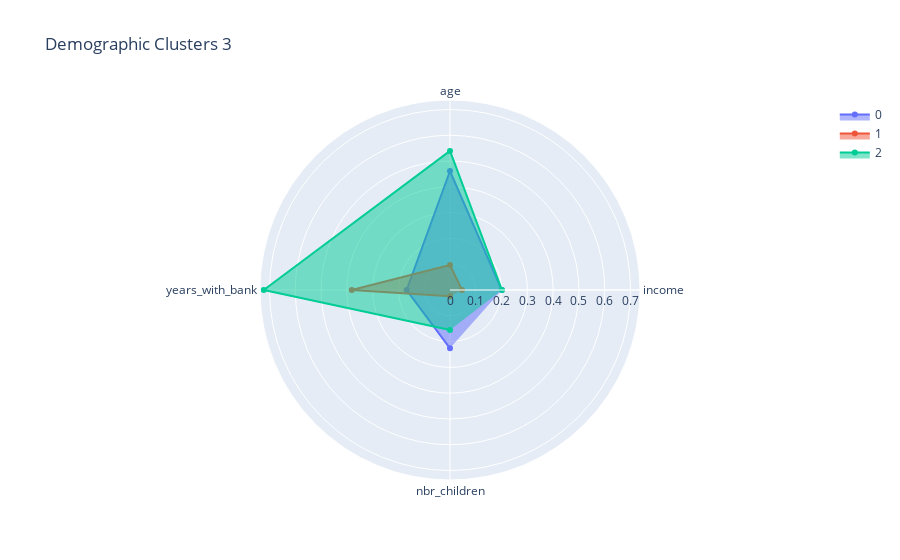
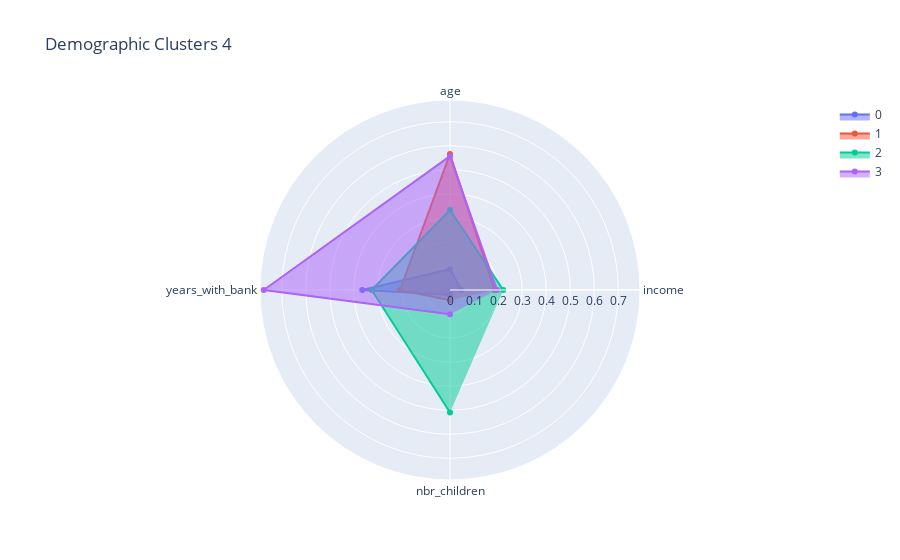
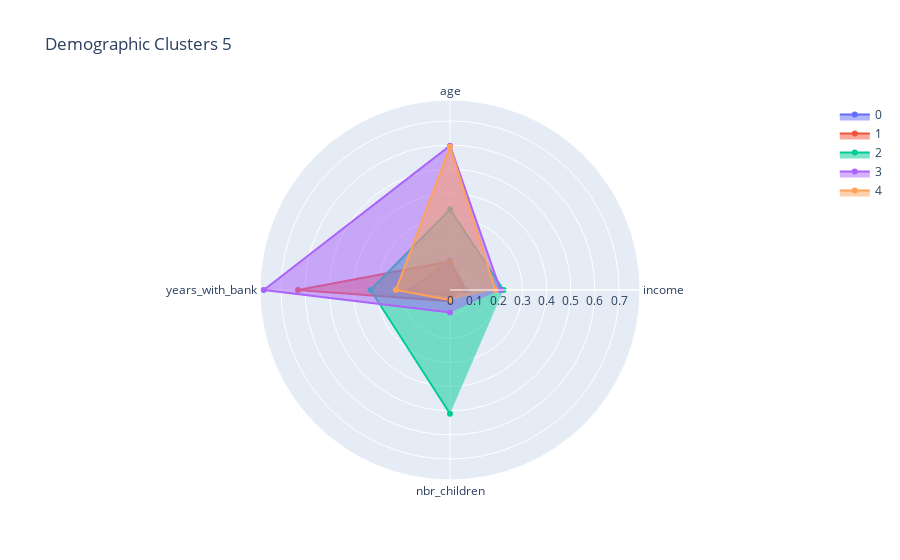
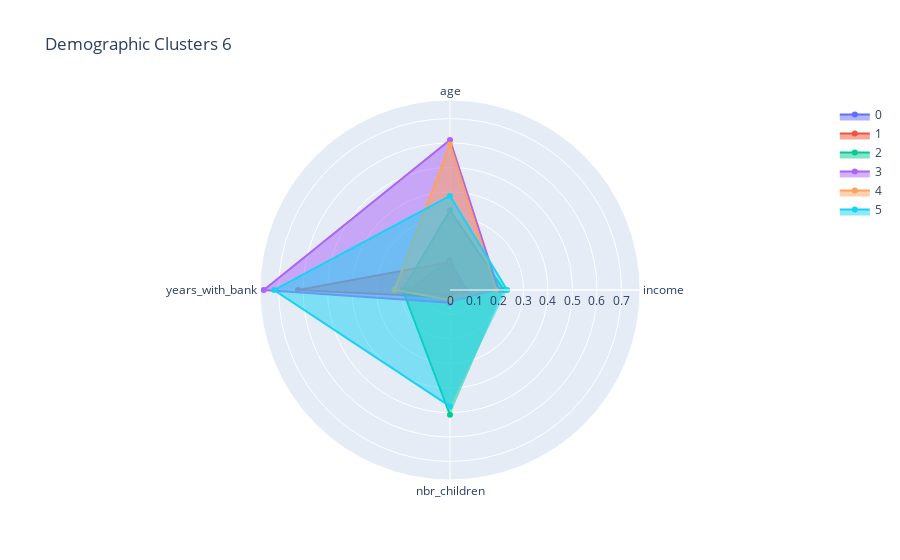

The code cell stored with these charts, in order, in its notebook:
### Code cell
for n in list(range(3,10)):
    clustering(customers_scaled.iloc[:,:4],n,"Demographic Clusters "+str(n))

### Figure 1 — Plotly figure (JSON) as saved in the notebook; plotly's stock layout.template omitted (floating-point values rounded to 4 significant figures)
{"data": [{"fill": "toself", "name": "0", "r": [0.2006, 0.4613, 0.1682, 0.2263], "theta": ["income", "age", "years_with_bank", "nbr_children"], "type": "scatterpolar"}, {"fill": "toself", "name": "1", "r": [0.04665, 0.09687, 0.381, 0.02381], "theta": ["income", "age", "years_with_bank", "nbr_children"], "type": "scatterpolar"}, {"fill": "toself", "name": "2", "r": [0.2015, 0.5393, 0.7222, 0.1554], "theta": ["income", "age", "years_with_bank", "nbr_children"], "type": "scatterpolar"}], "layout": {"polar": {"radialaxis": {"visible": true}}, "showlegend": true, "title": {"text": "Demographic Clusters 3"}}}

### Figure 2 — Plotly figure (JSON) as saved in the notebook; plotly's stock layout.template omitted (floating-point values rounded to 4 significant figures)
{"data": [{"fill": "toself", "name": "0", "r": [0.04731, 0.08647, 0.3651, 0.0197], "theta": ["income", "age", "years_with_bank", "nbr_children"], "type": "scatterpolar"}, {"fill": "toself", "name": "1", "r": [0.1854, 0.5656, 0.208, 0.04255], "theta": ["income", "age", "years_with_bank", "nbr_children"], "type": "scatterpolar"}, {"fill": "toself", "name": "2", "r": [0.2216, 0.3324, 0.3256, 0.5097], "theta": ["income", "age", "years_with_bank", "nbr_children"], "type": "scatterpolar"}, {"fill": "toself", "name": "3", "r": [0.1953, 0.5565, 0.7746, 0.1009], "theta": ["income", "age", "years_with_bank", "nbr_children"], "type": "scatterpolar"}], "layout": {"polar": {"radialaxis": {"visible": true}}, "showlegend": true, "title": {"text": "Demographic Clusters 4"}}}

### Figure 3 — Plotly figure (JSON) as saved in the notebook; plotly's stock layout.template omitted (floating-point values rounded to 4 significant figures)
{"data": [{"fill": "toself", "name": "0", "r": [0.06623, 0.1218, 0.1671, 0.02443], "theta": ["income", "age", "years_with_bank", "nbr_children"], "type": "scatterpolar"}, {"fill": "toself", "name": "1", "r": [0.05447, 0.1181, 0.6293, 0.04655], "theta": ["income", "age", "years_with_bank", "nbr_children"], "type": "scatterpolar"}, {"fill": "toself", "name": "2", "r": [0.2217, 0.3344, 0.3287, 0.5125], "theta": ["income", "age", "years_with_bank", "nbr_children"], "type": "scatterpolar"}, {"fill": "toself", "name": "3", "r": [0.2091, 0.5976, 0.7712, 0.09305], "theta": ["income", "age", "years_with_bank", "nbr_children"], "type": "scatterpolar"}, {"fill": "toself", "name": "4", "r": [0.1879, 0.5928, 0.2242, 0.04142], "theta": ["income", "age", "years_with_bank", "nbr_children"], "type": "scatterpolar"}], "layout": {"polar": {"radialaxis": {"visible": true}}, "showlegend": true, "title": {"text": "Demographic Clusters 5"}}}

### Figure 4 — Plotly figure (JSON) as saved in the notebook; plotly's stock layout.template omitted (floating-point values rounded to 4 significant figures)
{"data": [{"fill": "toself", "name": "0", "r": [0.06623, 0.1218, 0.1671, 0.02443], "theta": ["income", "age", "years_with_bank", "nbr_children"], "type": "scatterpolar"}, {"fill": "toself", "name": "1", "r": [0.05389, 0.1139, 0.6206, 0.03063], "theta": ["income", "age", "years_with_bank", "nbr_children"], "type": "scatterpolar"}, {"fill": "toself", "name": "2", "r": [0.2203, 0.3251, 0.1928, 0.5098], "theta": ["income", "age", "years_with_bank", "nbr_children"], "type": "scatterpolar"}, {"fill": "toself", "name": "3", "r": [0.1985, 0.6122, 0.7604, 0.05181], "theta": ["income", "age", "years_with_bank", "nbr_children"], "type": "scatterpolar"}, {"fill": "toself", "name": "4", "r": [0.1882, 0.5944, 0.2269, 0.04048], "theta": ["income", "age", "years_with_bank", "nbr_children"], "type": "scatterpolar"}, {"fill": "toself", "name": "5", "r": [0.233, 0.3842, 0.7182, 0.4754], "theta": ["income", "age", "years_with_bank", "nbr_children"], "type": "scatterpolar"}], "layout": {"polar": {"radialaxis": {"visible": true}}, "showlegend": true, "title": {"text": "Demographic Clusters 6"}}}
